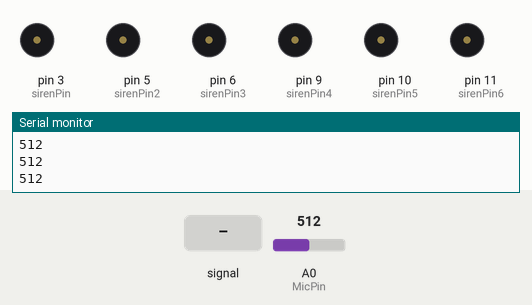
The sketch below on a simulated Arduino Uno, built with avr-gcc and run on an emulated ATmega328P. Shown: buzzer (waves = sounding, pin HIGH), the last lines printed to the serial monitor. The inputs (shaded band) are chosen by the test bench; at power-on: A0 (MicPin) = 512.

Above: at 1.2 s.
1.3 s: A0 (MicPin) fed a 200 Hz sine of ±255 counts around its level
At 1.43 s:
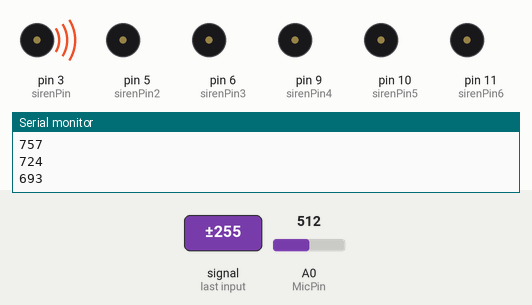
At 2.13 s:
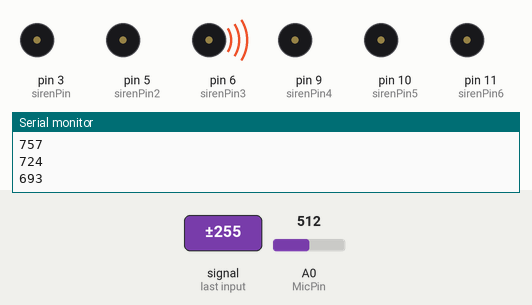
4.3 s: A0 (MicPin) set to 716
At 4.58 s:
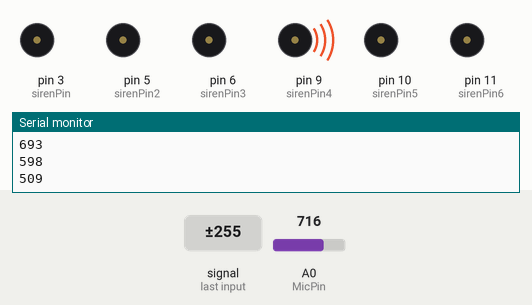
Timing chart, 0 to 7.3 s (numbered marks = the images above; inputs shaded):
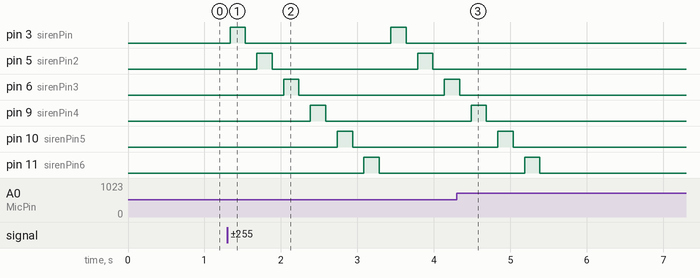

The sketch:

sketch_jul08a.ino
```cpp
int MicPin = A0;          // pin that the mic is attached to
int MicValue1 = 0;
int MicValue2 = 0; // the Microphone value
int sirenPin = 3;  // attach Buzzer or LED to pin 11
int sirenPin2 = 5;  // attach Buzzer or LED to pin 11
int sirenPin3 = 6;  // attach Buzzer or LED to pin 11
int sirenPin4 = 9;  // attach Buzzer or LED to pin 11
int sirenPin5 = 10;  // attach Buzzer or LED to pin 11
int sirenPin6 = 11;  // attach Buzzer or LED to pin 11

void setup() {
  pinMode(sirenPin, OUTPUT);
  pinMode(sirenPin2, OUTPUT);
  pinMode(sirenPin3, OUTPUT);
  pinMode(sirenPin4, OUTPUT);
  pinMode(sirenPin5, OUTPUT);
  pinMode(sirenPin6, OUTPUT);

  pinMode(MicPin, INPUT);
  Serial.begin(9600);  //for test the input value initialize serial
}

void loop() {

  MicValue1 = analogRead(MicPin);  // read pin value
  Serial.println(MicValue1);
  delay(0);
  MicValue2 = analogRead(MicPin);
  Serial.println(MicValue2);

  if (MicValue1 - MicValue2 >= 27.50){
   digitalWrite(sirenPin, HIGH);   // turn lights on
    delay(200);

   digitalWrite(sirenPin, LOW);
    delay(150);
  }
 if (MicValue1 - MicValue2 >= 30.87){
   digitalWrite(sirenPin2, HIGH);   // turn lights on
    delay(200);

   digitalWrite(sirenPin2, LOW);
    delay(150);
  }
 if (MicValue1 - MicValue2 >= 16.35){
   digitalWrite(sirenPin3, HIGH);   // turn lights on
    delay(200);

   digitalWrite(sirenPin3, LOW);
    delay(150);
  }
  if (MicValue1 - MicValue2 >= 18.35){
   digitalWrite(sirenPin4, HIGH);   // turn lights on
    delay(200);

   digitalWrite(sirenPin4, LOW);
    delay(150);
  }
  if (MicValue1 - MicValue2 >= 20.60){
   digitalWrite(sirenPin5, HIGH);   // turn lights on
    delay(200);

   digitalWrite(sirenPin5, LOW);
    delay(150);
  }
 if (MicValue1 - MicValue2 >= 21.83){
   digitalWrite(sirenPin6, HIGH);   // turn lights on
    delay(200);

   digitalWrite(sirenPin6, LOW);
    delay(150);
  }
}
```

Measured:
- after the input at 1.3 s, pin 3 (sirenPin): alternates HIGH for 0.20 s and LOW for 1.9 s, starting at once; pin 5 (sirenPin2): alternates HIGH for 0.20 s and LOW for 1.9 s, starting after 0.39 s
- after the input at 4.3 s, pin 3 (sirenPin), pin 5 (sirenPin2): stops changing and stays LOW; pin 6 (sirenPin3): goes on until 4.3 s, then stays LOW; pin 9 (sirenPin4): goes on until 4.7 s, then stays LOW; pin 10 (sirenPin5): goes on until 5.0 s, then stays LOW; pin 11 (sirenPin6): goes on until 5.4 s, then stays LOW
